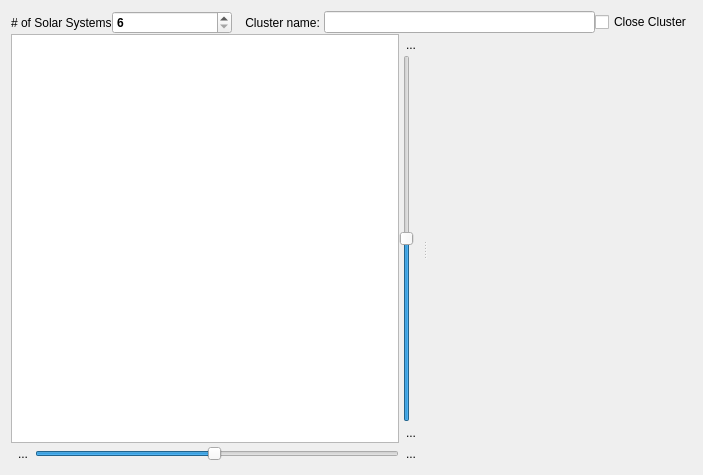
<?xml version="1.0" encoding="UTF-8"?>
<ui version="4.0">
 <class>DiasporaClusterDialog</class>
 <widget class="QWidget" name="DiasporaClusterDialog">
  <property name="geometry">
   <rect>
    <x>0</x>
    <y>0</y>
    <width>703</width>
    <height>475</height>
   </rect>
  </property>
  <property name="windowTitle">
   <string>Dialog</string>
  </property>
  <property name="styleSheet">
   <string notr="true"/>
  </property>
  <layout class="QVBoxLayout" name="verticalLayout_3">
   <item>
    <layout class="QVBoxLayout" name="verticalLayout" stretch="0,1">
     <property name="spacing">
      <number>0</number>
     </property>
     <item>
      <layout class="QHBoxLayout" name="horizontalLayout_3">
       <property name="spacing">
        <number>0</number>
       </property>
       <property name="sizeConstraint">
        <enum>QLayout::SetDefaultConstraint</enum>
       </property>
       <item>
        <layout class="QHBoxLayout" name="horizontalLayout">
         <property name="spacing">
          <number>0</number>
         </property>
         <item>
          <widget class="QLabel" name="label">
           <property name="text">
            <string># of Solar Systems</string>
           </property>
          </widget>
         </item>
         <item>
          <widget class="QSpinBox" name="spinNumSolSys">
           <property name="minimumSize">
            <size>
             <width>120</width>
             <height>0</height>
            </size>
           </property>
           <property name="font">
            <font>
             <pointsize>9</pointsize>
             <weight>75</weight>
             <bold>true</bold>
            </font>
           </property>
           <property name="styleSheet">
            <string notr="true"/>
           </property>
           <property name="minimum">
            <number>6</number>
           </property>
           <property name="maximum">
            <number>18</number>
           </property>
          </widget>
         </item>
        </layout>
       </item>
       <item>
        <layout class="QHBoxLayout" name="horizontalLayout_2">
         <property name="spacing">
          <number>0</number>
         </property>
         <item>
          <widget class="QLabel" name="label_2">
           <property name="text">
            <string>    Cluster name: </string>
           </property>
          </widget>
         </item>
         <item>
          <widget class="QLineEdit" name="lblClusterName">
           <property name="minimumSize">
            <size>
             <width>200</width>
             <height>0</height>
            </size>
           </property>
           <property name="font">
            <font>
             <pointsize>9</pointsize>
             <weight>75</weight>
             <bold>true</bold>
            </font>
           </property>
           <property name="styleSheet">
            <string notr="true"/>
           </property>
          </widget>
         </item>
        </layout>
       </item>
       <item>
        <widget class="QCheckBox" name="chkCloseCluster">
         <property name="text">
          <string>Close Cluster</string>
         </property>
        </widget>
       </item>
      </layout>
     </item>
     <item>
      <widget class="QSplitter" name="splitter_2">
       <property name="orientation">
        <enum>Qt::Horizontal</enum>
       </property>
       <widget class="QWidget" name="layoutWidget">
        <layout class="QVBoxLayout" name="verticalLayout_2">
         <property name="spacing">
          <number>0</number>
         </property>
         <item>
          <layout class="QHBoxLayout" name="horizontalLayout_4">
           <property name="spacing">
            <number>0</number>
           </property>
           <item>
            <widget class="QGraphicsView" name="clusterView">
             <property name="sizePolicy">
              <sizepolicy hsizetype="Expanding" vsizetype="Expanding">
               <horstretch>0</horstretch>
               <verstretch>0</verstretch>
              </sizepolicy>
             </property>
             <property name="styleSheet">
              <string notr="true"/>
             </property>
             <property name="backgroundBrush">
              <brush brushstyle="NoBrush">
               <color alpha="255">
                <red>227</red>
                <green>227</green>
                <blue>227</blue>
               </color>
              </brush>
             </property>
            </widget>
           </item>
           <item>
            <layout class="QVBoxLayout" name="verticalLayout_6">
             <property name="spacing">
              <number>0</number>
             </property>
             <item>
              <widget class="QToolButton" name="btnZoomIn">
               <property name="text">
                <string>...</string>
               </property>
               <property name="icon">
                <iconset resource="../src/Resources.qrc">
                 <normaloff>:/new/Bitmaps/pics/zoomin.png</normaloff>:/new/Bitmaps/pics/zoomin.png</iconset>
               </property>
               <property name="autoRaise">
                <bool>true</bool>
               </property>
              </widget>
             </item>
             <item>
              <widget class="QSlider" name="sliderZoom">
               <property name="minimum">
                <number>1</number>
               </property>
               <property name="maximum">
                <number>500</number>
               </property>
               <property name="value">
                <number>250</number>
               </property>
               <property name="orientation">
                <enum>Qt::Vertical</enum>
               </property>
              </widget>
             </item>
             <item>
              <widget class="QToolButton" name="btnZoomOut">
               <property name="text">
                <string>...</string>
               </property>
               <property name="icon">
                <iconset resource="../src/Resources.qrc">
                 <normaloff>:/new/Bitmaps/pics/zoomout.png</normaloff>:/new/Bitmaps/pics/zoomout.png</iconset>
               </property>
               <property name="autoRaise">
                <bool>true</bool>
               </property>
              </widget>
             </item>
            </layout>
           </item>
          </layout>
         </item>
         <item>
          <layout class="QHBoxLayout" name="horizontalLayout_6">
           <property name="spacing">
            <number>0</number>
           </property>
           <item>
            <widget class="QToolButton" name="btnRotateLeft">
             <property name="text">
              <string>...</string>
             </property>
             <property name="icon">
              <iconset resource="../src/Resources.qrc">
               <normaloff>:/new/Bitmaps/pics/rotateleft.png</normaloff>:/new/Bitmaps/pics/rotateleft.png</iconset>
             </property>
             <property name="autoRaise">
              <bool>true</bool>
             </property>
            </widget>
           </item>
           <item>
            <widget class="QSlider" name="sliderRotate">
             <property name="minimum">
              <number>-350</number>
             </property>
             <property name="maximum">
              <number>360</number>
             </property>
             <property name="orientation">
              <enum>Qt::Horizontal</enum>
             </property>
            </widget>
           </item>
           <item>
            <widget class="QToolButton" name="btnRotateRight">
             <property name="text">
              <string>...</string>
             </property>
             <property name="icon">
              <iconset resource="../src/Resources.qrc">
               <normaloff>:/new/Bitmaps/pics/rotateright.png</normaloff>:/new/Bitmaps/pics/rotateright.png</iconset>
             </property>
             <property name="autoRaise">
              <bool>true</bool>
             </property>
            </widget>
           </item>
          </layout>
         </item>
        </layout>
       </widget>
       <widget class="ClusterItemEditor" name="cliEditor" native="true">
        <property name="sizePolicy">
         <sizepolicy hsizetype="Minimum" vsizetype="Preferred">
          <horstretch>0</horstretch>
          <verstretch>0</verstretch>
         </sizepolicy>
        </property>
        <property name="minimumSize">
         <size>
          <width>180</width>
          <height>0</height>
         </size>
        </property>
        <property name="maximumSize">
         <size>
          <width>300</width>
          <height>16777215</height>
         </size>
        </property>
       </widget>
      </widget>
     </item>
    </layout>
   </item>
  </layout>
 </widget>
 <customwidgets>
  <customwidget>
   <class>ClusterItemEditor</class>
   <extends>QWidget</extends>
   <header location="global">clusteritemeditor.h</header>
   <container>1</container>
  </customwidget>
 </customwidgets>
 <resources>
  <include location="../src/Resources.qrc"/>
 </resources>
 <connections/>
 <slots>
  <slot>lstCluster_selected(QModelIndex)</slot>
 </slots>
</ui>
